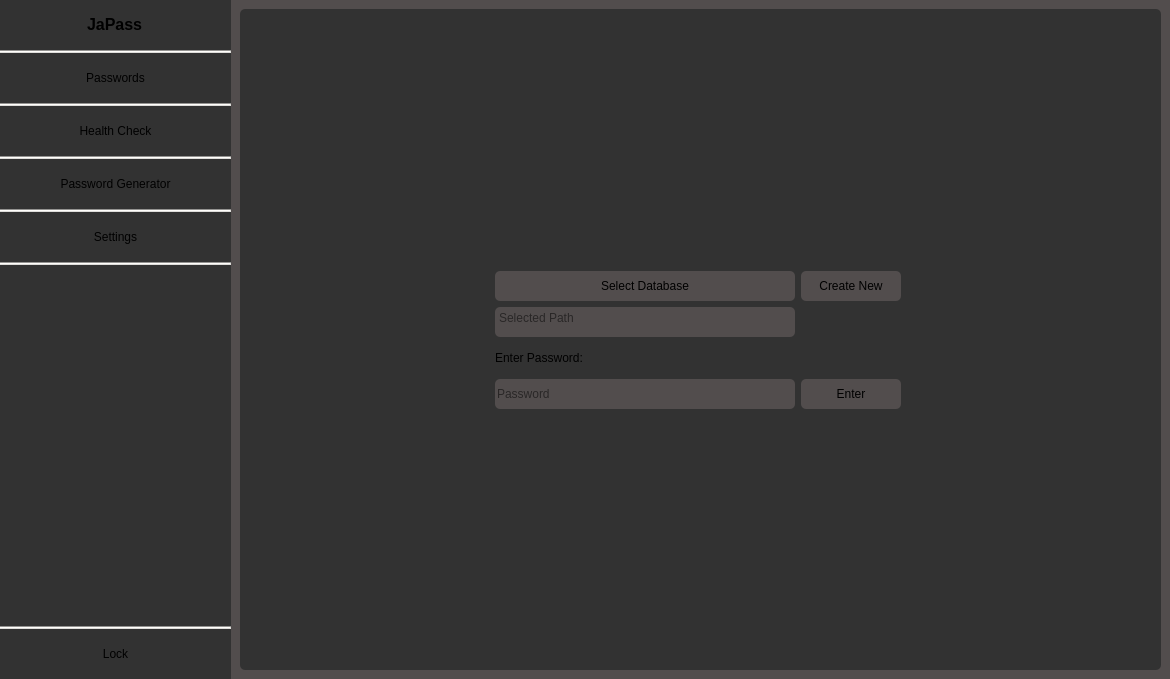
<?xml version="1.0" encoding="UTF-8"?>
<ui version="4.0">
 <class>MainWindow</class>
 <widget class="QMainWindow" name="MainWindow">
  <property name="geometry">
   <rect>
    <x>0</x>
    <y>0</y>
    <width>1170</width>
    <height>679</height>
   </rect>
  </property>
  <property name="sizePolicy">
   <sizepolicy hsizetype="Expanding" vsizetype="Expanding">
    <horstretch>0</horstretch>
    <verstretch>0</verstretch>
   </sizepolicy>
  </property>
  <property name="minimumSize">
   <size>
    <width>700</width>
    <height>300</height>
   </size>
  </property>
  <property name="windowTitle">
   <string notr="true">JaPass</string>
  </property>
  <widget class="QWidget" name="centralwidget">
   <property name="enabled">
    <bool>true</bool>
   </property>
   <property name="sizePolicy">
    <sizepolicy hsizetype="Expanding" vsizetype="Expanding">
     <horstretch>0</horstretch>
     <verstretch>0</verstretch>
    </sizepolicy>
   </property>
   <property name="styleSheet">
    <string notr="true">background-color: rgb(82, 77, 77);</string>
   </property>
   <layout class="QHBoxLayout" name="horizontalLayout_2">
    <property name="leftMargin">
     <number>0</number>
    </property>
    <property name="topMargin">
     <number>0</number>
    </property>
    <property name="rightMargin">
     <number>0</number>
    </property>
    <property name="bottomMargin">
     <number>0</number>
    </property>
    <item>
     <layout class="QHBoxLayout" name="horizontalLayout" stretch="0,0">
      <property name="spacing">
       <number>0</number>
      </property>
      <property name="sizeConstraint">
       <enum>QLayout::SizeConstraint::SetNoConstraint</enum>
      </property>
      <item>
       <widget class="QWidget" name="sidebar" native="true">
        <property name="sizePolicy">
         <sizepolicy hsizetype="Expanding" vsizetype="Expanding">
          <horstretch>0</horstretch>
          <verstretch>0</verstretch>
         </sizepolicy>
        </property>
        <property name="minimumSize">
         <size>
          <width>231</width>
          <height>0</height>
         </size>
        </property>
        <property name="maximumSize">
         <size>
          <width>231</width>
          <height>10000</height>
         </size>
        </property>
        <property name="layoutDirection">
         <enum>Qt::LayoutDirection::LeftToRight</enum>
        </property>
        <property name="styleSheet">
         <string notr="true">background-color: rgb(50, 50, 50);</string>
        </property>
        <layout class="QVBoxLayout" name="verticalLayout">
         <property name="spacing">
          <number>0</number>
         </property>
         <property name="leftMargin">
          <number>0</number>
         </property>
         <property name="topMargin">
          <number>0</number>
         </property>
         <property name="rightMargin">
          <number>0</number>
         </property>
         <property name="bottomMargin">
          <number>0</number>
         </property>
         <item>
          <layout class="QVBoxLayout" name="sidebar_verticalLayout">
           <property name="spacing">
            <number>0</number>
           </property>
           <property name="sizeConstraint">
            <enum>QLayout::SizeConstraint::SetNoConstraint</enum>
           </property>
           <item alignment="Qt::AlignmentFlag::AlignHCenter">
            <widget class="QLabel" name="sidebar_label">
             <property name="minimumSize">
              <size>
               <width>40</width>
               <height>50</height>
              </size>
             </property>
             <property name="text">
              <string>&lt;html&gt;&lt;head/&gt;&lt;body&gt;&lt;p&gt;&lt;span style=&quot; font-size:12pt; font-weight:700;&quot;&gt;JaPass&lt;/span&gt;&lt;/p&gt;&lt;/body&gt;&lt;/html&gt;</string>
             </property>
            </widget>
           </item>
           <item>
            <widget class="Line" name="line">
             <property name="sizePolicy">
              <sizepolicy hsizetype="Minimum" vsizetype="Fixed">
               <horstretch>0</horstretch>
               <verstretch>0</verstretch>
              </sizepolicy>
             </property>
             <property name="minimumSize">
              <size>
               <width>0</width>
               <height>0</height>
              </size>
             </property>
             <property name="styleSheet">
              <string notr="true">background-color: rgb(222, 221, 218);</string>
             </property>
             <property name="orientation">
              <enum>Qt::Orientation::Horizontal</enum>
             </property>
            </widget>
           </item>
           <item alignment="Qt::AlignmentFlag::AlignTop">
            <widget class="QPushButton" name="sidebar_passwords">
             <property name="minimumSize">
              <size>
               <width>0</width>
               <height>50</height>
              </size>
             </property>
             <property name="cursor">
              <cursorShape>PointingHandCursor</cursorShape>
             </property>
             <property name="styleSheet">
              <string notr="true">:!unchecked{
background-color: rgb(50, 50, 50);
border: white;
}
:checked{
background-color: rgb(35, 35, 35);
border: white;
}</string>
             </property>
             <property name="text">
              <string>Passwords</string>
             </property>
             <property name="checkable">
              <bool>true</bool>
             </property>
            </widget>
           </item>
           <item>
            <widget class="Line" name="line_2">
             <property name="styleSheet">
              <string notr="true">background-color: rgb(222, 221, 218);</string>
             </property>
             <property name="orientation">
              <enum>Qt::Orientation::Horizontal</enum>
             </property>
            </widget>
           </item>
           <item alignment="Qt::AlignmentFlag::AlignTop">
            <widget class="QPushButton" name="sidebar_healthcheck">
             <property name="minimumSize">
              <size>
               <width>0</width>
               <height>50</height>
              </size>
             </property>
             <property name="cursor">
              <cursorShape>PointingHandCursor</cursorShape>
             </property>
             <property name="styleSheet">
              <string notr="true">:!unchecked{
background-color: rgb(50, 50, 50);
border: white;
}
:checked{
background-color: rgb(35, 35, 35);
border: white;
}</string>
             </property>
             <property name="text">
              <string>Health Check</string>
             </property>
             <property name="checkable">
              <bool>true</bool>
             </property>
            </widget>
           </item>
           <item>
            <widget class="Line" name="line_3">
             <property name="styleSheet">
              <string notr="true">background-color: rgb(222, 221, 218);</string>
             </property>
             <property name="orientation">
              <enum>Qt::Orientation::Horizontal</enum>
             </property>
            </widget>
           </item>
           <item alignment="Qt::AlignmentFlag::AlignTop">
            <widget class="QPushButton" name="sidebar_passwordgenerator">
             <property name="minimumSize">
              <size>
               <width>0</width>
               <height>50</height>
              </size>
             </property>
             <property name="cursor">
              <cursorShape>PointingHandCursor</cursorShape>
             </property>
             <property name="styleSheet">
              <string notr="true">:!unchecked{
background-color: rgb(50, 50, 50);
border: white;
}
:checked{
background-color: rgb(35, 35, 35);
border: white;
}</string>
             </property>
             <property name="text">
              <string>Password Generator</string>
             </property>
             <property name="checkable">
              <bool>true</bool>
             </property>
            </widget>
           </item>
           <item>
            <widget class="Line" name="line_4">
             <property name="styleSheet">
              <string notr="true">background-color: rgb(222, 221, 218);</string>
             </property>
             <property name="orientation">
              <enum>Qt::Orientation::Horizontal</enum>
             </property>
            </widget>
           </item>
           <item>
            <widget class="QPushButton" name="sidebar_settings">
             <property name="minimumSize">
              <size>
               <width>0</width>
               <height>50</height>
              </size>
             </property>
             <property name="cursor">
              <cursorShape>PointingHandCursor</cursorShape>
             </property>
             <property name="styleSheet">
              <string notr="true">:!unchecked{
background-color: rgb(50, 50, 50);
border: white;
}
:checked{
background-color: rgb(35, 35, 35);
border: white;
}</string>
             </property>
             <property name="text">
              <string>Settings</string>
             </property>
             <property name="checkable">
              <bool>true</bool>
             </property>
            </widget>
           </item>
           <item>
            <widget class="Line" name="line_6">
             <property name="styleSheet">
              <string notr="true">background-color: rgb(222, 221, 218);</string>
             </property>
             <property name="orientation">
              <enum>Qt::Orientation::Horizontal</enum>
             </property>
            </widget>
           </item>
           <item>
            <spacer name="sidebar_verticalSpacer">
             <property name="orientation">
              <enum>Qt::Orientation::Vertical</enum>
             </property>
             <property name="sizeType">
              <enum>QSizePolicy::Policy::Expanding</enum>
             </property>
             <property name="sizeHint" stdset="0">
              <size>
               <width>186</width>
               <height>288</height>
              </size>
             </property>
            </spacer>
           </item>
           <item>
            <widget class="Line" name="line_5">
             <property name="styleSheet">
              <string notr="true">background-color: rgb(222, 221, 218);</string>
             </property>
             <property name="orientation">
              <enum>Qt::Orientation::Horizontal</enum>
             </property>
            </widget>
           </item>
           <item>
            <widget class="QPushButton" name="sidebar_lock">
             <property name="minimumSize">
              <size>
               <width>0</width>
               <height>50</height>
              </size>
             </property>
             <property name="cursor">
              <cursorShape>PointingHandCursor</cursorShape>
             </property>
             <property name="styleSheet">
              <string notr="true">:!unchecked{
background-color: rgb(50, 50, 50);
border: white;
}
:checked{
background-color: rgb(35, 35, 35);
border: white;
}</string>
             </property>
             <property name="text">
              <string>Lock</string>
             </property>
             <property name="checkable">
              <bool>true</bool>
             </property>
            </widget>
           </item>
          </layout>
         </item>
        </layout>
       </widget>
      </item>
      <item>
       <widget class="QStackedWidget" name="stackedWidget">
        <property name="sizePolicy">
         <sizepolicy hsizetype="Expanding" vsizetype="Expanding">
          <horstretch>0</horstretch>
          <verstretch>0</verstretch>
         </sizepolicy>
        </property>
        <property name="styleSheet">
         <string notr="true">border-radius: 5px;</string>
        </property>
        <property name="currentIndex">
         <number>0</number>
        </property>
        <widget class="QWidget" name="lockscreen">
         <layout class="QVBoxLayout" name="verticalLayout_3">
          <item>
           <widget class="QWidget" name="widget_5" native="true">
            <property name="sizePolicy">
             <sizepolicy hsizetype="Expanding" vsizetype="Expanding">
              <horstretch>0</horstretch>
              <verstretch>0</verstretch>
             </sizepolicy>
            </property>
            <property name="styleSheet">
             <string notr="true">background-color: rgb(50, 50, 50);</string>
            </property>
            <layout class="QGridLayout" name="gridLayout_3">
             <item row="0" column="0">
              <widget class="QWidget" name="" native="true">
               <layout class="QGridLayout" name="gridLayout">
                <item row="0" column="1">
                 <spacer name="verticalSpacer_2">
                  <property name="orientation">
                   <enum>Qt::Orientation::Vertical</enum>
                  </property>
                  <property name="sizeHint" stdset="0">
                   <size>
                    <width>20</width>
                    <height>40</height>
                   </size>
                  </property>
                 </spacer>
                </item>
                <item row="5" column="1">
                 <widget class="QLineEdit" name="linemasterpassword">
                  <property name="minimumSize">
                   <size>
                    <width>0</width>
                    <height>30</height>
                   </size>
                  </property>
                  <property name="styleSheet">
                   <string notr="true">background-color: rgb(82, 77, 77);</string>
                  </property>
                  <property name="echoMode">
                   <enum>QLineEdit::EchoMode::Password</enum>
                  </property>
                  <property name="placeholderText">
                   <string>Password</string>
                  </property>
                 </widget>
                </item>
                <item row="4" column="1">
                 <widget class="QLabel" name="label_6">
                  <property name="minimumSize">
                   <size>
                    <width>0</width>
                    <height>30</height>
                   </size>
                  </property>
                  <property name="text">
                   <string>Enter Password:</string>
                  </property>
                 </widget>
                </item>
                <item row="1" column="2">
                 <widget class="QPushButton" name="newdb">
                  <property name="sizePolicy">
                   <sizepolicy hsizetype="Minimum" vsizetype="Fixed">
                    <horstretch>0</horstretch>
                    <verstretch>0</verstretch>
                   </sizepolicy>
                  </property>
                  <property name="minimumSize">
                   <size>
                    <width>100</width>
                    <height>30</height>
                   </size>
                  </property>
                  <property name="cursor">
                   <cursorShape>PointingHandCursor</cursorShape>
                  </property>
                  <property name="styleSheet">
                   <string notr="true">background-color: rgb(82, 77, 77);</string>
                  </property>
                  <property name="text">
                   <string>Create New</string>
                  </property>
                  <property name="checkable">
                   <bool>true</bool>
                  </property>
                 </widget>
                </item>
                <item row="1" column="1">
                 <widget class="QPushButton" name="lock_selectdb">
                  <property name="minimumSize">
                   <size>
                    <width>0</width>
                    <height>30</height>
                   </size>
                  </property>
                  <property name="styleSheet">
                   <string notr="true">background-color: rgb(82, 77, 77);</string>
                  </property>
                  <property name="text">
                   <string>Select Database</string>
                  </property>
                 </widget>
                </item>
                <item row="6" column="1">
                 <spacer name="verticalSpacer">
                  <property name="orientation">
                   <enum>Qt::Orientation::Vertical</enum>
                  </property>
                  <property name="sizeHint" stdset="0">
                   <size>
                    <width>20</width>
                    <height>40</height>
                   </size>
                  </property>
                 </spacer>
                </item>
                <item row="2" column="1">
                 <widget class="QTextEdit" name="lock_displaypath">
                  <property name="sizePolicy">
                   <sizepolicy hsizetype="Minimum" vsizetype="Fixed">
                    <horstretch>0</horstretch>
                    <verstretch>0</verstretch>
                   </sizepolicy>
                  </property>
                  <property name="minimumSize">
                   <size>
                    <width>300</width>
                    <height>30</height>
                   </size>
                  </property>
                  <property name="maximumSize">
                   <size>
                    <width>300</width>
                    <height>30</height>
                   </size>
                  </property>
                  <property name="mouseTracking">
                   <bool>false</bool>
                  </property>
                  <property name="acceptDrops">
                   <bool>false</bool>
                  </property>
                  <property name="styleSheet">
                   <string notr="true">background-color: rgb(82, 77, 77);</string>
                  </property>
                  <property name="placeholderText">
                   <string>Selected Path</string>
                  </property>
                 </widget>
                </item>
                <item row="5" column="2">
                 <widget class="QPushButton" name="entermasterpassword">
                  <property name="minimumSize">
                   <size>
                    <width>0</width>
                    <height>30</height>
                   </size>
                  </property>
                  <property name="cursor">
                   <cursorShape>PointingHandCursor</cursorShape>
                  </property>
                  <property name="styleSheet">
                   <string notr="true">background-color: rgb(82, 77, 77);</string>
                  </property>
                  <property name="text">
                   <string>Enter</string>
                  </property>
                  <property name="checkable">
                   <bool>true</bool>
                  </property>
                 </widget>
                </item>
                <item row="2" column="0">
                 <spacer name="horizontalSpacer">
                  <property name="orientation">
                   <enum>Qt::Orientation::Horizontal</enum>
                  </property>
                  <property name="sizeHint" stdset="0">
                   <size>
                    <width>40</width>
                    <height>20</height>
                   </size>
                  </property>
                 </spacer>
                </item>
                <item row="5" column="3">
                 <spacer name="horizontalSpacer_5">
                  <property name="orientation">
                   <enum>Qt::Orientation::Horizontal</enum>
                  </property>
                  <property name="sizeHint" stdset="0">
                   <size>
                    <width>40</width>
                    <height>20</height>
                   </size>
                  </property>
                 </spacer>
                </item>
                <item row="2" column="2" colspan="2">
                 <spacer name="horizontalSpacer_3">
                  <property name="orientation">
                   <enum>Qt::Orientation::Horizontal</enum>
                  </property>
                  <property name="sizeHint" stdset="0">
                   <size>
                    <width>40</width>
                    <height>20</height>
                   </size>
                  </property>
                 </spacer>
                </item>
               </layout>
              </widget>
             </item>
            </layout>
           </widget>
          </item>
         </layout>
        </widget>
        <widget class="QWidget" name="passwords">
         <property name="sizePolicy">
          <sizepolicy hsizetype="Expanding" vsizetype="Expanding">
           <horstretch>0</horstretch>
           <verstretch>0</verstretch>
          </sizepolicy>
         </property>
         <layout class="QVBoxLayout" name="verticalLayout_5">
          <item>
           <widget class="QWidget" name="widget" native="true">
            <property name="sizePolicy">
             <sizepolicy hsizetype="Expanding" vsizetype="Expanding">
              <horstretch>0</horstretch>
              <verstretch>0</verstretch>
             </sizepolicy>
            </property>
            <property name="styleSheet">
             <string notr="true">background-color: rgb(50, 50, 50);</string>
            </property>
            <widget class="QLabel" name="label_3">
             <property name="geometry">
              <rect>
               <x>410</x>
               <y>190</y>
               <width>81</width>
               <height>31</height>
              </rect>
             </property>
             <property name="text">
              <string>passwords</string>
             </property>
            </widget>
           </widget>
          </item>
         </layout>
        </widget>
        <widget class="QWidget" name="healthcheck">
         <property name="sizePolicy">
          <sizepolicy hsizetype="Expanding" vsizetype="Expanding">
           <horstretch>0</horstretch>
           <verstretch>0</verstretch>
          </sizepolicy>
         </property>
         <layout class="QVBoxLayout" name="verticalLayout_2">
          <item>
           <widget class="QWidget" name="widget_2" native="true">
            <property name="sizePolicy">
             <sizepolicy hsizetype="Expanding" vsizetype="Expanding">
              <horstretch>0</horstretch>
              <verstretch>0</verstretch>
             </sizepolicy>
            </property>
            <property name="styleSheet">
             <string notr="true">background-color: rgb(50, 50, 50);</string>
            </property>
            <widget class="QLabel" name="label">
             <property name="geometry">
              <rect>
               <x>360</x>
               <y>130</y>
               <width>91</width>
               <height>41</height>
              </rect>
             </property>
             <property name="text">
              <string>healthcheck</string>
             </property>
            </widget>
           </widget>
          </item>
         </layout>
        </widget>
        <widget class="QWidget" name="passwordgenerator">
         <property name="sizePolicy">
          <sizepolicy hsizetype="Expanding" vsizetype="Expanding">
           <horstretch>0</horstretch>
           <verstretch>0</verstretch>
          </sizepolicy>
         </property>
         <layout class="QVBoxLayout" name="verticalLayout_4">
          <item>
           <widget class="QWidget" name="widget_3" native="true">
            <property name="sizePolicy">
             <sizepolicy hsizetype="Expanding" vsizetype="Expanding">
              <horstretch>0</horstretch>
              <verstretch>0</verstretch>
             </sizepolicy>
            </property>
            <property name="styleSheet">
             <string notr="true">background-color: rgb(50, 50, 50);</string>
            </property>
            <widget class="QLabel" name="label_2">
             <property name="geometry">
              <rect>
               <x>360</x>
               <y>130</y>
               <width>131</width>
               <height>71</height>
              </rect>
             </property>
             <property name="text">
              <string>passwordgen</string>
             </property>
            </widget>
           </widget>
          </item>
         </layout>
        </widget>
        <widget class="QWidget" name="settings">
         <property name="sizePolicy">
          <sizepolicy hsizetype="Expanding" vsizetype="Expanding">
           <horstretch>0</horstretch>
           <verstretch>0</verstretch>
          </sizepolicy>
         </property>
         <layout class="QVBoxLayout" name="verticalLayout_6">
          <item>
           <widget class="QWidget" name="widget_4" native="true">
            <property name="sizePolicy">
             <sizepolicy hsizetype="Expanding" vsizetype="Expanding">
              <horstretch>0</horstretch>
              <verstretch>0</verstretch>
             </sizepolicy>
            </property>
            <property name="styleSheet">
             <string notr="true">background-color: rgb(50, 50, 50);</string>
            </property>
            <widget class="QLabel" name="label_4">
             <property name="geometry">
              <rect>
               <x>390</x>
               <y>190</y>
               <width>58</width>
               <height>18</height>
              </rect>
             </property>
             <property name="text">
              <string>settigns</string>
             </property>
            </widget>
           </widget>
          </item>
         </layout>
        </widget>
        <widget class="QWidget" name="createdb">
         <property name="sizePolicy">
          <sizepolicy hsizetype="Expanding" vsizetype="Expanding">
           <horstretch>0</horstretch>
           <verstretch>0</verstretch>
          </sizepolicy>
         </property>
         <layout class="QVBoxLayout" name="verticalLayout_7">
          <item>
           <widget class="QWidget" name="widget_6" native="true">
            <property name="sizePolicy">
             <sizepolicy hsizetype="Expanding" vsizetype="Expanding">
              <horstretch>0</horstretch>
              <verstretch>0</verstretch>
             </sizepolicy>
            </property>
            <property name="styleSheet">
             <string notr="true">background-color: rgb(50, 50, 50);</string>
            </property>
            <layout class="QGridLayout" name="gridLayout_2">
             <item row="7" column="1">
              <widget class="QWidget" name="widget_7" native="true">
               <layout class="QGridLayout" name="gridLayout_4">
                <item row="0" column="0">
                 <widget class="QPushButton" name="createdb_create">
                  <property name="sizePolicy">
                   <sizepolicy hsizetype="Fixed" vsizetype="Fixed">
                    <horstretch>0</horstretch>
                    <verstretch>0</verstretch>
                   </sizepolicy>
                  </property>
                  <property name="minimumSize">
                   <size>
                    <width>60</width>
                    <height>30</height>
                   </size>
                  </property>
                  <property name="cursor">
                   <cursorShape>PointingHandCursor</cursorShape>
                  </property>
                  <property name="styleSheet">
                   <string notr="true">background-color: rgb(82, 77, 77);</string>
                  </property>
                  <property name="text">
                   <string>Create</string>
                  </property>
                 </widget>
                </item>
                <item row="0" column="1">
                 <widget class="QPushButton" name="createdb_cancel">
                  <property name="sizePolicy">
                   <sizepolicy hsizetype="Fixed" vsizetype="Fixed">
                    <horstretch>0</horstretch>
                    <verstretch>0</verstretch>
                   </sizepolicy>
                  </property>
                  <property name="minimumSize">
                   <size>
                    <width>60</width>
                    <height>30</height>
                   </size>
                  </property>
                  <property name="cursor">
                   <cursorShape>PointingHandCursor</cursorShape>
                  </property>
                  <property name="styleSheet">
                   <string notr="true">background-color: rgb(82, 77, 77);</string>
                  </property>
                  <property name="text">
                   <string>Cancel</string>
                  </property>
                 </widget>
                </item>
               </layout>
              </widget>
             </item>
             <item row="4" column="1">
              <widget class="QLabel" name="label_9">
               <property name="minimumSize">
                <size>
                 <width>200</width>
                 <height>30</height>
                </size>
               </property>
               <property name="text">
                <string>Set Master Password:</string>
               </property>
              </widget>
             </item>
             <item row="1" column="0">
              <spacer name="horizontalSpacer_2">
               <property name="orientation">
                <enum>Qt::Orientation::Horizontal</enum>
               </property>
               <property name="sizeHint" stdset="0">
                <size>
                 <width>40</width>
                 <height>20</height>
                </size>
               </property>
              </spacer>
             </item>
             <item row="9" column="1">
              <spacer name="verticalSpacer_3">
               <property name="orientation">
                <enum>Qt::Orientation::Vertical</enum>
               </property>
               <property name="sizeHint" stdset="0">
                <size>
                 <width>20</width>
                 <height>40</height>
                </size>
               </property>
              </spacer>
             </item>
             <item row="6" column="1">
              <widget class="QLineEdit" name="createdb_mp2">
               <property name="minimumSize">
                <size>
                 <width>0</width>
                 <height>30</height>
                </size>
               </property>
               <property name="cursor">
                <cursorShape>IBeamCursor</cursorShape>
               </property>
               <property name="styleSheet">
                <string notr="true">background-color: rgb(82, 77, 77);</string>
               </property>
               <property name="echoMode">
                <enum>QLineEdit::EchoMode::Password</enum>
               </property>
               <property name="placeholderText">
                <string>Confirm Password</string>
               </property>
              </widget>
             </item>
             <item row="0" column="1">
              <spacer name="verticalSpacer_4">
               <property name="orientation">
                <enum>Qt::Orientation::Vertical</enum>
               </property>
               <property name="sizeHint" stdset="0">
                <size>
                 <width>20</width>
                 <height>40</height>
                </size>
               </property>
              </spacer>
             </item>
             <item row="3" column="1">
              <widget class="QTextEdit" name="createdb_displaypath">
               <property name="sizePolicy">
                <sizepolicy hsizetype="Fixed" vsizetype="Fixed">
                 <horstretch>0</horstretch>
                 <verstretch>0</verstretch>
                </sizepolicy>
               </property>
               <property name="minimumSize">
                <size>
                 <width>300</width>
                 <height>30</height>
                </size>
               </property>
               <property name="maximumSize">
                <size>
                 <width>300</width>
                 <height>30</height>
                </size>
               </property>
               <property name="mouseTracking">
                <bool>false</bool>
               </property>
               <property name="styleSheet">
                <string notr="true">background-color: rgb(82, 77, 77);</string>
               </property>
               <property name="undoRedoEnabled">
                <bool>false</bool>
               </property>
               <property name="readOnly">
                <bool>true</bool>
               </property>
               <property name="acceptRichText">
                <bool>false</bool>
               </property>
               <property name="textInteractionFlags">
                <set>Qt::TextInteractionFlag::NoTextInteraction</set>
               </property>
               <property name="placeholderText">
                <string>Selected Path</string>
               </property>
              </widget>
             </item>
             <item row="5" column="1">
              <widget class="QLineEdit" name="createdb_mp1">
               <property name="minimumSize">
                <size>
                 <width>0</width>
                 <height>30</height>
                </size>
               </property>
               <property name="styleSheet">
                <string notr="true">background-color: rgb(82, 77, 77);</string>
               </property>
               <property name="echoMode">
                <enum>QLineEdit::EchoMode::Password</enum>
               </property>
               <property name="placeholderText">
                <string>Password</string>
               </property>
              </widget>
             </item>
             <item row="2" column="1">
              <widget class="QPushButton" name="createdb_selectpath">
               <property name="sizePolicy">
                <sizepolicy hsizetype="Fixed" vsizetype="Fixed">
                 <horstretch>0</horstretch>
                 <verstretch>0</verstretch>
                </sizepolicy>
               </property>
               <property name="minimumSize">
                <size>
                 <width>100</width>
                 <height>30</height>
                </size>
               </property>
               <property name="cursor">
                <cursorShape>PointingHandCursor</cursorShape>
               </property>
               <property name="styleSheet">
                <string notr="true">background-color: rgb(82, 77, 77);</string>
               </property>
               <property name="text">
                <string>Select path</string>
               </property>
              </widget>
             </item>
             <item row="1" column="4">
              <spacer name="horizontalSpacer_4">
               <property name="orientation">
                <enum>Qt::Orientation::Horizontal</enum>
               </property>
               <property name="sizeHint" stdset="0">
                <size>
                 <width>40</width>
                 <height>20</height>
                </size>
               </property>
              </spacer>
             </item>
             <item row="1" column="1">
              <widget class="QLabel" name="label_7">
               <property name="minimumSize">
                <size>
                 <width>200</width>
                 <height>30</height>
                </size>
               </property>
               <property name="text">
                <string>Create new database:</string>
               </property>
              </widget>
             </item>
             <item row="8" column="1">
              <widget class="QLabel" name="createdb_error">
               <property name="styleSheet">
                <string notr="true">color: rgb(255, 0, 0);</string>
               </property>
               <property name="text">
                <string/>
               </property>
              </widget>
             </item>
            </layout>
           </widget>
          </item>
         </layout>
        </widget>
       </widget>
      </item>
     </layout>
    </item>
   </layout>
  </widget>
 </widget>
 <resources/>
 <connections/>
</ui>
